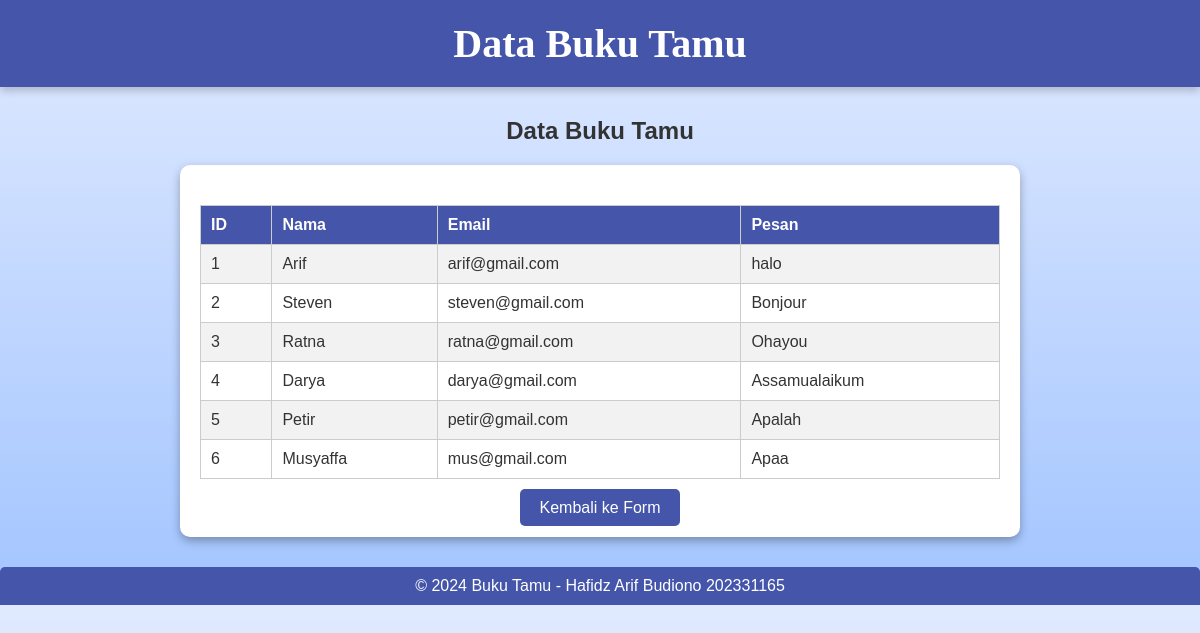
Screenshot of /lihat.php with the database file from the repository.
### tables this page shows
CREATE TABLE `buku_tamu` (
  `ID_BT` int(10) NOT NULL,
  `NAMA` varchar(200) NOT NULL,
  `EMAIL` varchar(50) NOT NULL,
  `ISI` text NOT NULL
);

### lihat.php (the view, shortened to what this page needs)
<?php include 'koneksi.php'; ?>
<!DOCTYPE html>
<html lang="en">
<head>
</head>
<body>
    <header>
        <h1>Data Buku Tamu</h1>
    </header>
    <h2>Data Buku Tamu</h2>
    <div class="container">
        <table>
            <tr>
                <th>ID</th>
                <th>Nama</th>
                <th>Email</th>
                <th>Pesan</th>
            </tr>
            <?php
            $sql = "SELECT * FROM buku_tamu";
            $result = $conn->query($sql);
            if ($result->num_rows > 0) {
                while ($row = $result->fetch_assoc()) {
                    echo "<tr>
                            <td>" . $row['ID_BT'] . "</td>
                            <td>" . $row['NAMA'] . "</td>
                            <td>" . $row['EMAIL'] . "</td>
                            <td>" . $row['ISI'] . "</td>
                          </tr>";
                }
            } else {
                echo "<tr><td colspan='4'>Tidak ada data yang tersedia</td></tr>";
            }
            ?>
        </table>
        <div class="nav-buttons">
            <a href="index.php">Kembali ke Form</a>
        </div>
    </div>
    <footer>
        &copy; 2024 Buku Tamu - Hafidz Arif Budiono 202331165
    </footer>
</body>
</html>

### lihat.php (style rules this page uses)
body { font-family: 'Arial', sans-serif; background: linear-gradient(to bottom, #e0eaff, #a2c4ff); color: #333; margin: 0; padding: 0; }
header { background-color: #4455aa; color: #fff; text-align: center; padding: 20px 0; box-shadow: 0px 4px 8px rgba(0, 0, 0, 0.2); }
h1 { font-size: 2.5em; margin: 0; font-family: 'Georgia', serif; }
h2 { text-align: center; margin-top: 30px; }
.container { max-width: 800px; margin: 0 auto; background: #fff; border-radius: 10px; box-shadow: 0px 4px 10px rgba(0, 0, 0, 0.3); padding: 20px; margin-top: 20px; }
table { width: 100%; border-collapse: collapse; margin-top: 20px; }
table, th, td { border: 1px solid #ccc; }
th, td { padding: 10px; text-align: left; }
th { background-color: #4455aa; color: #fff; }
tr:nth-child(even) { background-color: #f2f2f2; }
.nav-buttons { text-align: center; margin-top: 20px; }
.nav-buttons a { text-decoration: none; background-color: #4455aa; color: #fff; padding: 10px 20px; border-radius: 5px; transition: background-color 0.3s ease; }
footer { text-align: center; margin-top: 30px; padding: 10px; background: #4455aa; color: white; border-radius: 5px 5px 0 0; }

### rows the page displays
buku_tamu: ID_BT "1", NAMA "Arif", EMAIL "arif@gmail.com", ISI "halo"
buku_tamu: ID_BT "2", NAMA "Steven", EMAIL "steven@gmail.com", ISI "Bonjour"
buku_tamu: ID_BT "3", NAMA "Ratna", EMAIL "ratna@gmail.com", ISI "Ohayou"
buku_tamu: ID_BT "4", NAMA "Darya", EMAIL "darya@gmail.com", ISI "Assamualaikum"
buku_tamu: ID_BT "5", NAMA "Petir", EMAIL "petir@gmail.com", ISI "Apalah"
buku_tamu: ID_BT "6", NAMA "Musyaffa", EMAIL "mus@gmail.com", ISI "Apaa"
